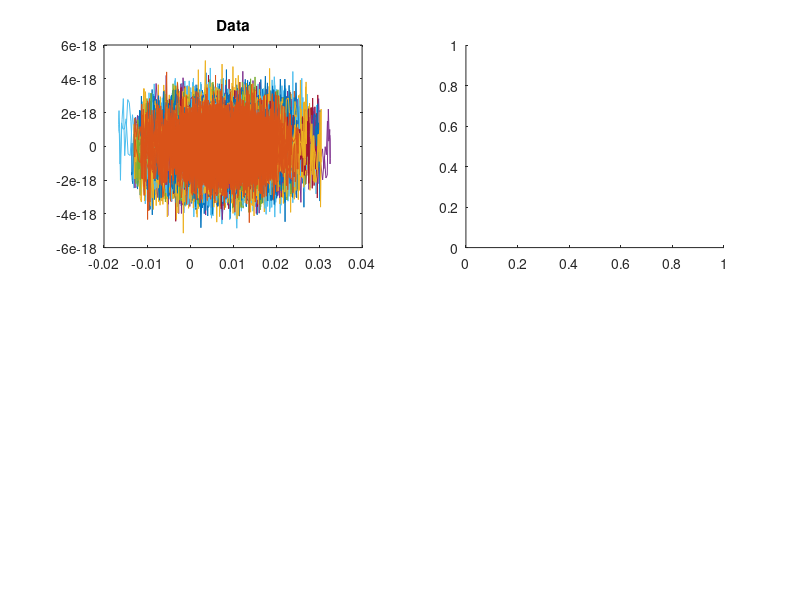

Source code (MATLAB): (Note: this script raises an error after producing the figure.)
%% Example of Fourier-based bound for autocorrelated data

%% Construct: a data matrix with independent but autocorrelated columns
N=1e4;
M=30;
dc=.1;
X=(randn(N,M)+dc);
for j=1:M
sigma=10*(1+5*abs(randn));
Ga=exp(-[0:N-1]'/sigma); %Frequency-space shaping of signal
Ga(2:end)=Ga(2:end)+conj(flipud(Ga(2:end))); %Ensuring a real-valued filter
G(:,j)=Ga;

X(:,j)=ifft(fft(X(:,j),[],1).*G(:,j)); %Filtering
g=ifft(G(:,j));
g=g(1:200); %200-th order FIR approximation;
end
X=X./sqrt(sum(X.^2,1)); %Normalizing energy per column: this is not needed, but if not done the bounds are trivial for the filters used (the dominant difference between columns is the energy, not their autocorrelations)

%% Plots
figure('Units','Normalized','OuterPosition',[0 0 1 1])
subplot(2,2,1) %Data
plot(X)
title('Data')

subplot(2,2,2) %Data autocorrelation
hold on
r=0;
for j=1:M
rj=autocorr(X(:,j),'NumLags',249);
plot(rj)
r=r+rj*sum(X(:,j).^2);
end
%plot(g/g(1),'k','LineWidth',2)
plot(r/r(1),'r','LineWidth',2)
title('Autocov')
xlabel('Lag (samples)')

subplot(2,2,3) %Bounds
l=VAF(X'*X); %Computing X'*X because it is cheaper
plot(l,'LineWidth',2,'DisplayName','Empirical eigenvalues')
hold on
G1=G;
G1(1,:)=G1(1,:)*(dc*sqrt(N)); %G is the filter spectrum. But the original signal spectrum was flat except for the DC component. This is the theoretical DC component after filtering.
b=VAF(sum(abs(G1).^2,2)); %Fourier-based bound
plot(b,'LineWidth',2,'DisplayName','*True* column spectrum based bound')
F=fft(X,[],1);
c=VAF(sum(abs(F).^2,2));
plot(c,'LineWidth',2,'DisplayName','Empirical column spectrum based bound')
d=VAF(sum(X.^2));
plot(d,'LineWidth',2,'DisplayName','Empirical column energy based bound')
C=dct(X,[],1);
e=VAF(sum(C.^2,2));
plot(e,'LineWidth',2,'DisplayName','Empirical column DCT based bound')
plot(d+(1-d).*c(1:length(d))','LineWidth',2,'DisplayName','Experimental')
axis([1 M 0 1])
title('Eigenvalues')
legend('Location','SouthEast')
ylabel('Variance Accounted For (%)')
xlabel('Dimensions')
